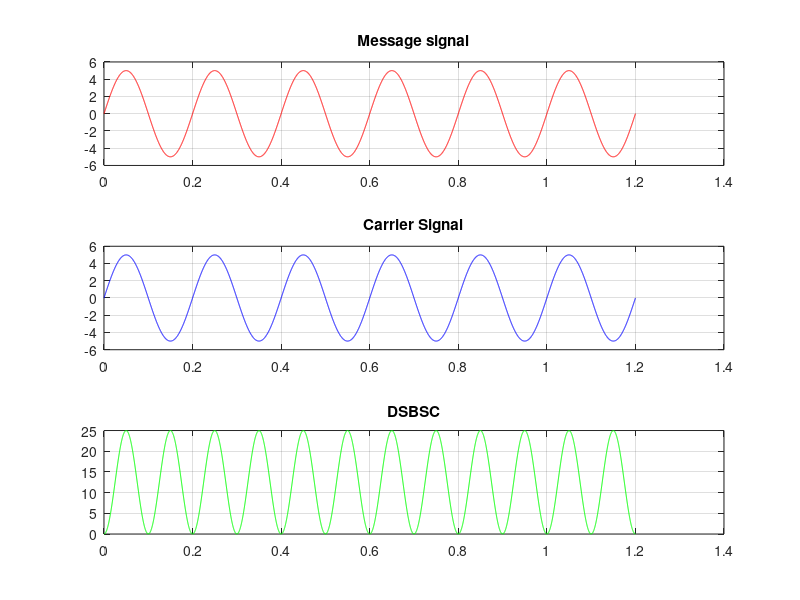

MATLAB code for this plot:
function amplitude = dsbsc

fm = input('Enter the value of message signal frequency: ');
fc = input('Enter the value of carrier signal frequency: ');
Am = input('Enter the value of message signal amplitude: ');
Ac = input('Enter the value of carrier signal amplitude: ');

Tm                  =               1/fm;
Tc                  =               1/fc;

t1                  =       0:Tm/999:6*Tm;

message_signal      =   Am*sin(2*pi*fm*t1);

subplot(3,1,1)
plot(t1, message_signal, 'r');
grid();
title('Message signal');

carrier_signal      =   Ac*sin(2*pi*fc*t1);

subplot(3,1,2)
plot(t1, carrier_signal, 'b');
grid();
title('Carrier Signal');

amplitude           = message_signal.*carrier_signal;

subplot(3,1,3)
plot(t1,amplitude, 'g');
grid();
title('DSBSC');

end
